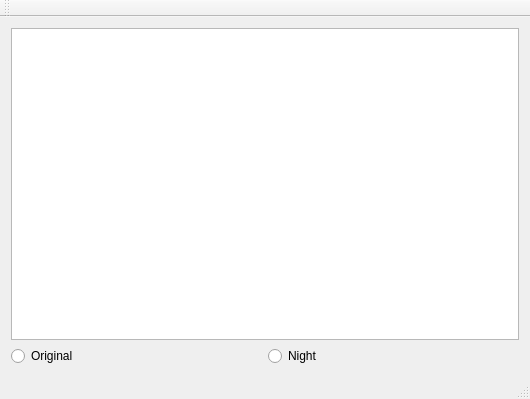
<?xml version="1.0" encoding="UTF-8"?>
<ui version="4.0">
 <class>MainWindow</class>
 <widget class="QMainWindow" name="MainWindow">
  <property name="geometry">
   <rect>
    <x>0</x>
    <y>0</y>
    <width>530</width>
    <height>399</height>
   </rect>
  </property>
  <property name="windowTitle">
   <string>MainWindow</string>
  </property>
  <widget class="QWidget" name="centralWidget">
   <layout class="QVBoxLayout" name="verticalLayout">
    <item>
     <widget class="QGraphicsView" name="graphicsView"/>
    </item>
    <item>
     <layout class="QHBoxLayout" name="horizontalLayout">
      <item>
       <widget class="QRadioButton" name="radioButton_Orig">
        <property name="text">
         <string>Original</string>
        </property>
       </widget>
      </item>
      <item>
       <widget class="QRadioButton" name="radioButton_Gren">
        <property name="text">
         <string>Night</string>
        </property>
       </widget>
      </item>
     </layout>
    </item>
   </layout>
  </widget>
  <widget class="QMenuBar" name="menuBar">
   <property name="geometry">
    <rect>
     <x>0</x>
     <y>0</y>
     <width>530</width>
     <height>26</height>
    </rect>
   </property>
  </widget>
  <widget class="QToolBar" name="mainToolBar">
   <attribute name="toolBarArea">
    <enum>TopToolBarArea</enum>
   </attribute>
   <attribute name="toolBarBreak">
    <bool>false</bool>
   </attribute>
  </widget>
  <widget class="QStatusBar" name="statusBar"/>
 </widget>
 <layoutdefault spacing="6" margin="11"/>
 <resources/>
 <connections/>
</ui>
